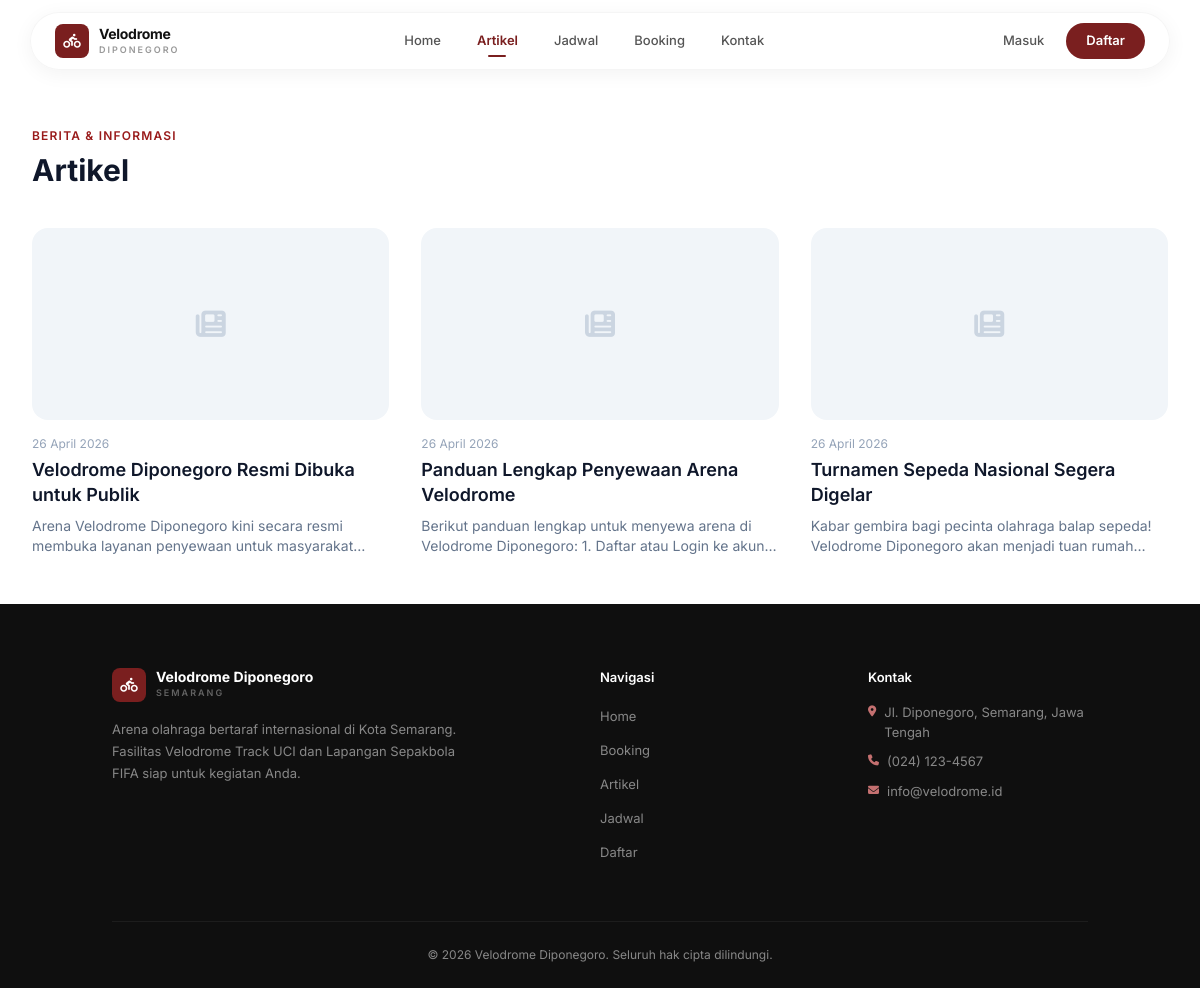
Screenshot of /artikel.php with the database file from the repository.
### tables this page shows
CREATE TABLE artikel (
    id INT AUTO_INCREMENT PRIMARY KEY,
    judul VARCHAR(200) NOT NULL,
    slug VARCHAR(200) NOT NULL UNIQUE,
    konten TEXT NOT NULL,
    foto_thumbnail VARCHAR(255) DEFAULT NULL,
    created_at TIMESTAMP DEFAULT CURRENT_TIMESTAMP
);

### config/koneksi.php (called while the page is built, shortened)
<?php
function formatTgl(string $d): string {
    $bln = ['','Januari','Februari','Maret','April','Mei','Juni',
            'Juli','Agustus','September','Oktober','November','Desember'];
    $dt = new DateTime($d);
    return (int)$dt->format('d') . ' ' . $bln[(int)$dt->format('m')] . ' ' . $dt->format('Y');
}
function sanitize($s): string {
    return htmlspecialchars(trim((string)$s), ENT_QUOTES, 'UTF-8');
}

### artikel.php (the view, shortened to what this page needs)
<?php
require_once __DIR__ . '/config/koneksi.php';
    ?>
    <?php
$articles = $pdo->query("SELECT * FROM artikel ORDER BY created_at DESC")->fetchAll();
require_once __DIR__ . '/includes/header.php';
?>
<div class="max-w-7xl mx-auto px-4 sm:px-6 lg:px-8 py-12">
    <div class="mb-10">
        <p class="text-xs font-semibold text-maroon-700 uppercase tracking-widest mb-2">Berita & Informasi</p>
        <h1 class="text-3xl font-bold text-surface-900">Artikel</h1>
    </div>
    <?php if (empty($articles)): ?>
    <div class="text-center py-16"><i class="fa-solid fa-newspaper text-4xl text-surface-200 mb-3"></i><p class="text-surface-400">Belum ada artikel.</p></div>
    <?php else: ?>
    <div class="grid grid-cols-1 md:grid-cols-2 lg:grid-cols-3 gap-8">
        <?php foreach ($articles as $art): ?>
        <a href="<?= BASE_URL ?>/artikel.php?slug=<?= $art['slug'] ?>" class="group block">
            <div class="h-48 bg-surface-100 rounded-2xl mb-4 overflow-hidden">
                <?php if ($art['foto_thumbnail']): ?>
                <img src="<?= BASE_URL ?>/assets/uploads/<?= $art['foto_thumbnail'] ?>" class="w-full h-full object-cover group-hover:scale-105 transition-transform duration-300" loading="lazy" alt="">
                <?php else: ?>
                <div class="w-full h-full flex items-center justify-center"><i class="fa-solid fa-newspaper text-3xl text-surface-300"></i></div>
                <?php endif; ?>
            </div>
            <p class="text-xs text-surface-400 mb-1.5"><?= formatTgl($art['created_at']) ?></p>
            <h3 class="text-lg font-semibold text-surface-900 group-hover:text-maroon-700 transition-colors leading-snug mb-2"><?= sanitize($art['judul']) ?></h3>
            <p class="text-sm text-surface-500 line-clamp-2"><?= sanitize(substr($art['konten'], 0, 150)) ?>...</p>
        </a>
        <?php endforeach; ?>
    </div>
    <?php endif; ?>
</div>
<?php require_once __DIR__ . '/includes/footer.php'; ?>

### assets/css/style.css (style rules this page uses)
*, *::before, *::after { box-sizing: border-box; margin: 0; padding: 0; }
html { scroll-behavior: smooth; -webkit-font-smoothing: antialiased; }
body { font-family: 'Inter', system-ui, -apple-system, sans-serif; background: #FFFFFF; color: #1a1a1a; line-height: 1.6; overflow-x: hidden; }
a { text-decoration: none; color: inherit; }
:root { --maroon: #7A1F1F; --maroon-light: #9B2C2C; --maroon-dark: #5C1717; --maroon-50: #FDF2F2; --maroon-100: #F9E2E2; --black: #111111; --charcoal: #333333; --gray-600: #555555; --gray-400: #999999; --gray-300: #CCCCCC; --gray-200: #E5E5E5; --gray-100: #F0F0F0; --off-white: #F8F9FA; --white: #FFFFFF; --shadow-soft: 0 4px 20px rgba(0,0,0,0.05); --shadow-md: 0 8px 30px rgba(0,0,0,0.08); --shadow-lg: 0 16px 40px rgba(0,0,0,0.1); --radius-sm: 8px; --radius-md: 12px; --radius-lg: 16px; --radius-xl: 24px; --radius-pill: 50px; --transition: 0.3s ease; --container: 1140px; }
.flex { display: flex; }
.items-center { align-items: center; }
.justify-center { justify-content: center; }

### rows the page displays
artikel: created_at "26 April 2026", judul "Velodrome Diponegoro Resmi Dibuka untuk Publik", konten "Arena Velodrome Diponegoro kini secara resmi membuka layanan penyewaan untuk…"
artikel: created_at "26 April 2026", judul "Panduan Lengkap Penyewaan Arena Velodrome", konten "Berikut panduan lengkap untuk menyewa arena di Velodrome Diponegoro: 1. Daftar atau Login ke…"
artikel: created_at "26 April 2026", judul "Turnamen Sepeda Nasional Segera Digelar", konten "Kabar gembira bagi pecinta olahraga balap sepeda! Velodrome Diponegoro akan menjadi tuan…"

### other values shown
$label "Home"
$label "Artikel"
$label "Jadwal"
$label "Booking"
$label "Kontak"
